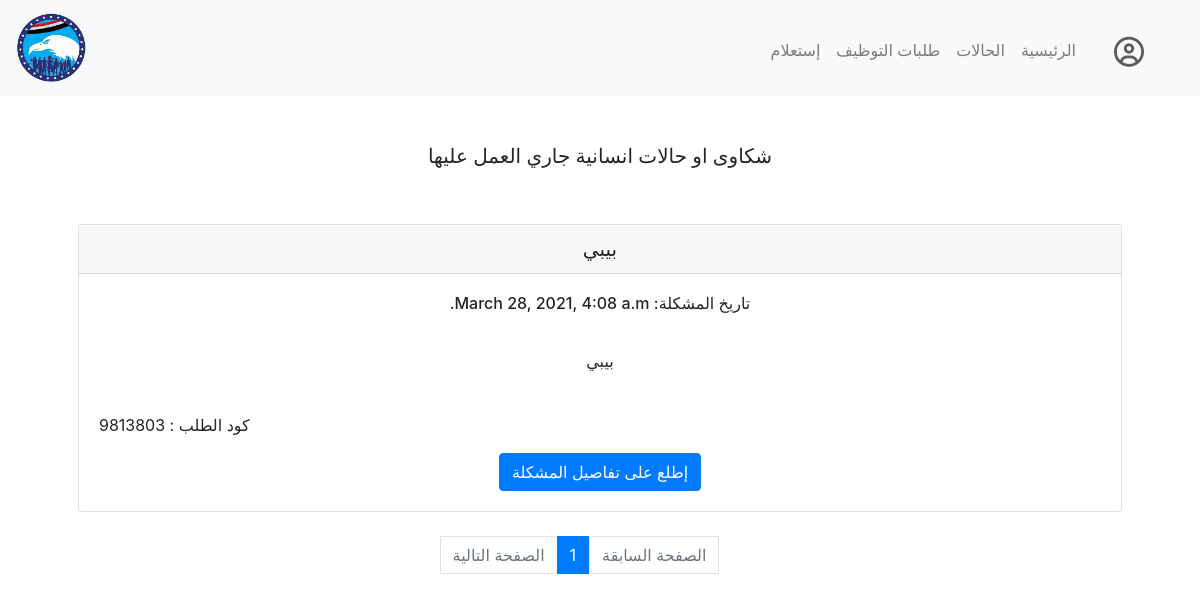
The page /ongoingcases (signed in) on the database as committed earlier.
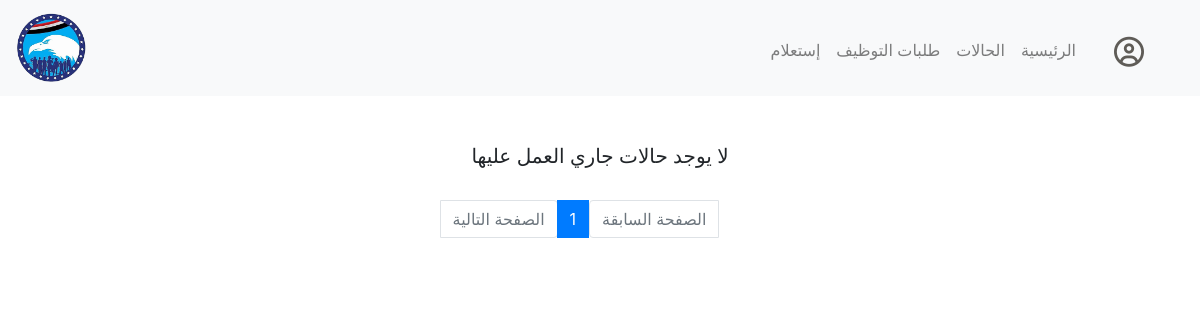
The same page on the database as committed later.
### inhouse/models.py (models this page shows)
class Cases(models.Model):
    caseCode = models.CharField(max_length=12)
    casePersonaId = models.ForeignKey(Person, on_delete=models.CASCADE, related_name="complain")
    caseScannedDocs = models.FileField()
    caseTitle = models.CharField(max_length=64)
    caseDetails = models.TextField()
    caseStatus = models.CharField(max_length=20)
    caseDate = models.DateTimeField(auto_now_add=True, blank=True)
    caseResponsible = models.ForeignKey(settings.AUTH_USER_MODEL, on_delete=models.CASCADE, related_name="responsible")

### inhouse/views.py (the view)
# urls.py: path("ongoingcases", views.ongoingcases, name="ongoingcases"),
def ongoingcases(request):
    if not request.user.is_authenticated:
        return HttpResponseRedirect(reverse("login"))
    cases_list = Cases.objects.filter(caseStatus="ongoing").order_by('-id')
    paginator = Paginator(cases_list, 5)
    try:
        page = int(request.GET.get('page', '1'))
    except:
        page = 1
    try:
        cases = paginator.page(page)
    except(EmptyPage, InvalidPage):
        cases = paginator.page(paginator.num_pages)
    return render(request, "inhouse/ongoingcases.html", {
        "cases" : cases
    })

### inhouse/templates/inhouse/ongoingcases.html (shortened to what this page needs)
{% extends "inhouse/layout.html" %}
{% block main %}
{% if cases %}
<h5>شكاوى او حالات انسانية جاري العمل عليها</h5>
        {% for case in cases.object_list %}
        {% if case.caseStatus == 'ongoing' %}
        <br><br>
        <div class="card">
            <h5 class="card-header">{{case.caseTitle}}</h5>
            <div class="card-body">
              <h6 dir="rtl" class="card-title">تاريخ المشكلة: {{case.caseDate}}</h6>
              <br>
              <p class="card-text">{{ case.caseDetails|linebreaksbr }}</p>
              <br>
              <p class="text-left"> كود الطلب : {{case.caseCode}}</p>
              <a href="{% url 'case' case.caseCode %}" class="btn btn-primary">إطلع على تفاصيل المشكلة</a>
            </div>
          </div>
        {% endif %}
        {% endfor %}
{% else %}
<h5>لا يوجد حالات جاري العمل عليها</h5>
{% endif %}
<br>
<nav aria-label="Page navigation example ">
    <ul dir="rtl" class="pagination justify-content-center">
       {% if cases.has_previous %}
      <li class="page-item"><a class="page-link" href="?page={{ cases.previous_page_number}}">الصفحة السابقة</a></li>
      {% else %}
      <li class="page-item disabled"><a class="page-link disabled" aria-disabled="true" href="#">الصفحة السابقة</a></li>
      {% endif %}
      {% for pg in cases.paginator.page_range %}
      {% if cases.number == pg %}
      <li class="page-item active"><a class="page-link" href="?page={{pg}}">{{pg}}</a></li>
      {% else %}
      <li class="page-item"><a class="page-link" href="?page={{pg}}">{{pg}}</a></li>
      {% endif %}
      {% endfor %}
      {% if cases.has_next %}
      <li class="page-item"><a class="page-link" href="?page={{ cases.next_page_number}}">الصفحة التالية</a></li>
      {% else %}
      <li class="page-item disabled"><a class="page-link disabled" aria-disabled="true" href="#">الصفحة التالية</a></li>
      {% endif %}
    </ul>
  </nav>
{% endblock %}

Rows that differ between the two databases and show on the page:
removed Cases: caseTitle "بيبي", caseDate "March 28, 2021, 4:08 a.m.", caseDetails "بيبي", caseCode "9813803"
Other text that changed with them:
text no longer shown: "شكاوى او حالات انسانية جاري العمل عليها"
text now shown: "لا يوجد حالات جاري العمل عليها"
